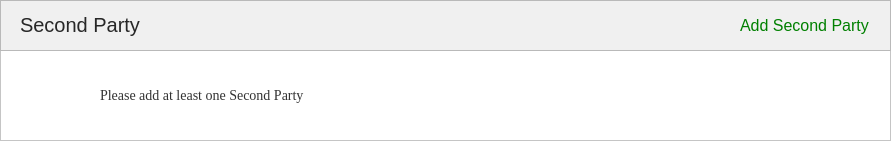
     <widget class="QFrame" name="frame_10">
      <property name="geometry">
       <rect>
        <x>200</x>
        <y>1340</y>
        <width>891</width>
        <height>141</height>
       </rect>
      </property>
      <property name="palette">
       <palette>
        <active>
         <colorrole role="WindowText">
          <brush brushstyle="SolidPattern">
           <color alpha="255">
            <red>0</red>
            <green>0</green>
            <blue>0</blue>
           </color>
          </brush>
         </colorrole>
         <colorrole role="Button">
          <brush brushstyle="SolidPattern">
           <color alpha="255">
            <red>255</red>
            <green>255</green>
            <blue>255</blue>
           </color>
          </brush>
         </colorrole>
         <colorrole role="Light">
          <brush brushstyle="SolidPattern">
           <color alpha="255">
            <red>255</red>
            <green>255</green>
            <blue>255</blue>
           </color>
          </brush>
         </colorrole>
         <colorrole role="Midlight">
          <brush brushstyle="SolidPattern">
           <color alpha="255">
            <red>255</red>
            <green>255</green>
            <blue>255</blue>
           </color>
          </brush>
         </colorrole>
         <colorrole role="Dark">
          <brush brushstyle="SolidPattern">
           <color alpha="255">
            <red>127</red>
            <green>127</green>
            <blue>127</blue>
           </color>
          </brush>
         </colorrole>
         <colorrole role="Mid">
          <brush brushstyle="SolidPattern">
           <color alpha="255">
            <red>170</red>
            <green>170</green>
            <blue>170</blue>
           </color>
          </brush>
         </colorrole>
         <colorrole role="Text">
          <brush brushstyle="SolidPattern">
           <color alpha="255">
            <red>0</red>
            <green>0</green>
            <blue>0</blue>
           </color>
          </brush>
         </colorrole>
         <colorrole role="BrightText">
          <brush brushstyle="SolidPattern">
           <color alpha="255">
            <red>255</red>
            <green>255</green>
            <blue>255</blue>
           </color>
          </brush>
         </colorrole>
         <colorrole role="ButtonText">
          <brush brushstyle="SolidPattern">
           <color alpha="255">
            <red>0</red>
            <green>0</green>
            <blue>0</blue>
           </color>
          </brush>
         </colorrole>
         <colorrole role="Base">
          <brush brushstyle="SolidPattern">
           <color alpha="255">
            <red>255</red>
            <green>255</green>
            <blue>255</blue>
           </color>
          </brush>
         </colorrole>
         <colorrole role="Window">
          <brush brushstyle="SolidPattern">
           <color alpha="255">
            <red>255</red>
            <green>255</green>
            <blue>255</blue>
           </color>
          </brush>
         </colorrole>
         <colorrole role="Shadow">
          <brush brushstyle="SolidPattern">
           <color alpha="255">
            <red>0</red>
            <green>0</green>
            <blue>0</blue>
           </color>
          </brush>
         </colorrole>
         <colorrole role="AlternateBase">
          <brush brushstyle="SolidPattern">
           <color alpha="255">
            <red>255</red>
            <green>255</green>
            <blue>255</blue>
           </color>
          </brush>
         </colorrole>
         <colorrole role="ToolTipBase">
          <brush brushstyle="SolidPattern">
           <color alpha="255">
            <red>255</red>
            <green>255</green>
            <blue>220</blue>
           </color>
          </brush>
         </colorrole>
         <colorrole role="ToolTipText">
          <brush brushstyle="SolidPattern">
           <color alpha="255">
            <red>0</red>
            <green>0</green>
            <blue>0</blue>
           </color>
          </brush>
         </colorrole>
         <colorrole role="PlaceholderText">
          <brush brushstyle="SolidPattern">
           <color alpha="128">
            <red>0</red>
            <green>0</green>
            <blue>0</blue>
           </color>
          </brush>
         </colorrole>
        </active>
        <inactive>
         <colorrole role="WindowText">
          <brush brushstyle="SolidPattern">
           <color alpha="255">
            <red>0</red>
            <green>0</green>
            <blue>0</blue>
           </color>
          </brush>
         </colorrole>
         <colorrole role="Button">
          <brush brushstyle="SolidPattern">
           <color alpha="255">
            <red>255</red>
            <green>255</green>
            <blue>255</blue>
           </color>
          </brush>
         </colorrole>
         <colorrole role="Light">
          <brush brushstyle="SolidPattern">
           <color alpha="255">
            <red>255</red>
            <green>255</green>
            <blue>255</blue>
           </color>
          </brush>
         </colorrole>
         <colorrole role="Midlight">
          <brush brushstyle="SolidPattern">
           <color alpha="255">
            <red>255</red>
            <green>255</green>
            <blue>255</blue>
           </color>
          </brush>
         </colorrole>
         <colorrole role="Dark">
          <brush brushstyle="SolidPattern">
           <color alpha="255">
            <red>127</red>
            <green>127</green>
            <blue>127</blue>
           </color>
          </brush>
         </colorrole>
         <colorrole role="Mid">
          <brush brushstyle="SolidPattern">
           <color alpha="255">
            <red>170</red>
            <green>170</green>
            <blue>170</blue>
           </color>
          </brush>
         </colorrole>
         <colorrole role="Text">
          <brush brushstyle="SolidPattern">
           <color alpha="255">
            <red>0</red>
            <green>0</green>
            <blue>0</blue>
           </color>
          </brush>
         </colorrole>
         <colorrole role="BrightText">
          <brush brushstyle="SolidPattern">
           <color alpha="255">
            <red>255</red>
            <green>255</green>
            <blue>255</blue>
           </color>
          </brush>
         </colorrole>
         <colorrole role="ButtonText">
          <brush brushstyle="SolidPattern">
           <color alpha="255">
            <red>0</red>
            <green>0</green>
            <blue>0</blue>
           </color>
          </brush>
         </colorrole>
         <colorrole role="Base">
          <brush brushstyle="SolidPattern">
           <color alpha="255">
            <red>255</red>
            <green>255</green>
            <blue>255</blue>
           </color>
          </brush>
         </colorrole>
         <colorrole role="Window">
          <brush brushstyle="SolidPattern">
           <color alpha="255">
            <red>255</red>
            <green>255</green>
            <blue>255</blue>
           </color>
          </brush>
         </colorrole>
         <colorrole role="Shadow">
          <brush brushstyle="SolidPattern">
           <color alpha="255">
            <red>0</red>
            <green>0</green>
            <blue>0</blue>
           </color>
          </brush>
         </colorrole>
         <colorrole role="AlternateBase">
          <brush brushstyle="SolidPattern">
           <color alpha="255">
            <red>255</red>
            <green>255</green>
            <blue>255</blue>
           </color>
          </brush>
         </colorrole>
         <colorrole role="ToolTipBase">
          <brush brushstyle="SolidPattern">
           <color alpha="255">
            <red>255</red>
            <green>255</green>
            <blue>220</blue>
           </color>
          </brush>
         </colorrole>
         <colorrole role="ToolTipText">
          <brush brushstyle="SolidPattern">
           <color alpha="255">
            <red>0</red>
            <green>0</green>
            <blue>0</blue>
           </color>
          </brush>
         </colorrole>
         <colorrole role="PlaceholderText">
          <brush brushstyle="SolidPattern">
           <color alpha="128">
            <red>0</red>
            <green>0</green>
            <blue>0</blue>
           </color>
          </brush>
         </colorrole>
        </inactive>
        <disabled>
         <colorrole role="WindowText">
          <brush brushstyle="SolidPattern">
           <color alpha="255">
            <red>127</red>
            <green>127</green>
            <blue>127</blue>
           </color>
          </brush>
         </colorrole>
         <colorrole role="Button">
          <brush brushstyle="SolidPattern">
           <color alpha="255">
            <red>255</red>
            <green>255</green>
            <blue>255</blue>
           </color>
          </brush>
         </colorrole>
         <colorrole role="Light">
          <brush brushstyle="SolidPattern">
           <color alpha="255">
            <red>255</red>
            <green>255</green>
            <blue>255</blue>
           </color>
          </brush>
         </colorrole>
         <colorrole role="Midlight">
          <brush brushstyle="SolidPattern">
           <color alpha="255">
            <red>255</red>
            <green>255</green>
            <blue>255</blue>
           </color>
          </brush>
         </colorrole>
         <colorrole role="Dark">
          <brush brushstyle="SolidPattern">
           <color alpha="255">
            <red>127</red>
            <green>127</green>
            <blue>127</blue>
           </color>
          </brush>
         </colorrole>
         <colorrole role="Mid">
          <brush brushstyle="SolidPattern">
           <color alpha="255">
            <red>170</red>
            <green>170</green>
            <blue>170</blue>
           </color>
          </brush>
         </colorrole>
         <colorrole role="Text">
          <brush brushstyle="SolidPattern">
           <color alpha="255">
            <red>127</red>
            <green>127</green>
            <blue>127</blue>
           </color>
          </brush>
         </colorrole>
         <colorrole role="BrightText">
          <brush brushstyle="SolidPattern">
           <color alpha="255">
            <red>255</red>
            <green>255</green>
            <blue>255</blue>
           </color>
          </brush>
         </colorrole>
         <colorrole role="ButtonText">
          <brush brushstyle="SolidPattern">
           <color alpha="255">
            <red>127</red>
            <green>127</green>
            <blue>127</blue>
           </color>
          </brush>
         </colorrole>
         <colorrole role="Base">
          <brush brushstyle="SolidPattern">
           <color alpha="255">
            <red>255</red>
            <green>255</green>
            <blue>255</blue>
           </color>
          </brush>
         </colorrole>
         <colorrole role="Window">
          <brush brushstyle="SolidPattern">
           <color alpha="255">
            <red>255</red>
            <green>255</green>
            <blue>255</blue>
           </color>
          </brush>
         </colorrole>
         <colorrole role="Shadow">
          <brush brushstyle="SolidPattern">
           <color alpha="255">
            <red>0</red>
            <green>0</green>
            <blue>0</blue>
           </color>
          </brush>
         </colorrole>
         <colorrole role="AlternateBase">
          <brush brushstyle="SolidPattern">
           <color alpha="255">
            <red>255</red>
            <green>255</green>
            <blue>255</blue>
           </color>
          </brush>
         </colorrole>
         <colorrole role="ToolTipBase">
          <brush brushstyle="SolidPattern">
           <color alpha="255">
            <red>255</red>
            <green>255</green>
            <blue>220</blue>
           </color>
          </brush>
         </colorrole>
         <colorrole role="ToolTipText">
          <brush brushstyle="SolidPattern">
           <color alpha="255">
            <red>0</red>
            <green>0</green>
            <blue>0</blue>
           </color>
          </brush>
         </colorrole>
         <colorrole role="PlaceholderText">
          <brush brushstyle="SolidPattern">
           <color alpha="128">
            <red>0</red>
            <green>0</green>
            <blue>0</blue>
           </color>
          </brush>
         </colorrole>
        </disabled>
       </palette>
      </property>
      <property name="autoFillBackground">
       <bool>true</bool>
      </property>
      <property name="frameShape">
       <enum>QFrame::StyledPanel</enum>
      </property>
      <property name="frameShadow">
       <enum>QFrame::Raised</enum>
      </property>
      <widget class="QFrame" name="frame_11">
       <property name="geometry">
        <rect>
         <x>0</x>
         <y>0</y>
         <width>891</width>
         <height>51</height>
        </rect>
       </property>
       <property name="palette">
        <palette>
         <active>
          <colorrole role="WindowText">
           <brush brushstyle="SolidPattern">
            <color alpha="255">
             <red>0</red>
             <green>0</green>
             <blue>0</blue>
            </color>
           </brush>
          </colorrole>
          <colorrole role="Button">
           <brush brushstyle="SolidPattern">
            <color alpha="255">
             <red>240</red>
             <green>240</green>
             <blue>240</blue>
            </color>
           </brush>
          </colorrole>
          <colorrole role="Light">
           <brush brushstyle="SolidPattern">
            <color alpha="255">
             <red>255</red>
             <green>255</green>
             <blue>255</blue>
            </color>
           </brush>
          </colorrole>
          <colorrole role="Midlight">
           <brush brushstyle="SolidPattern">
            <color alpha="255">
             <red>247</red>
             <green>247</green>
             <blue>247</blue>
            </color>
           </brush>
          </colorrole>
          <colorrole role="Dark">
           <brush brushstyle="SolidPattern">
            <color alpha="255">
             <red>120</red>
             <green>120</green>
             <blue>120</blue>
            </color>
           </brush>
          </colorrole>
          <colorrole role="Mid">
           <brush brushstyle="SolidPattern">
            <color alpha="255">
             <red>160</red>
             <green>160</green>
             <blue>160</blue>
            </color>
           </brush>
          </colorrole>
          <colorrole role="Text">
           <brush brushstyle="SolidPattern">
            <color alpha="255">
             <red>0</red>
             <green>0</green>
             <blue>0</blue>
            </color>
           </brush>
          </colorrole>
          <colorrole role="BrightText">
           <brush brushstyle="SolidPattern">
            <color alpha="255">
             <red>255</red>
             <green>255</green>
             <blue>255</blue>
            </color>
           </brush>
          </colorrole>
          <colorrole role="ButtonText">
           <brush brushstyle="SolidPattern">
            <color alpha="255">
             <red>0</red>
             <green>0</green>
             <blue>0</blue>
            </color>
           </brush>
          </colorrole>
          <colorrole role="Base">
           <brush brushstyle="SolidPattern">
            <color alpha="255">
             <red>255</red>
             <green>255</green>
             <blue>255</blue>
            </color>
           </brush>
          </colorrole>
          <colorrole role="Window">
           <brush brushstyle="SolidPattern">
            <color alpha="255">
             <red>240</red>
             <green>240</green>
             <blue>240</blue>
            </color>
           </brush>
          </colorrole>
          <colorrole role="Shadow">
           <brush brushstyle="SolidPattern">
            <color alpha="255">
             <red>0</red>
             <green>0</green>
             <blue>0</blue>
            </color>
           </brush>
          </colorrole>
          <colorrole role="AlternateBase">
           <brush brushstyle="SolidPattern">
            <color alpha="255">
             <red>247</red>
             <green>247</green>
             <blue>247</blue>
            </color>
           </brush>
          </colorrole>
          <colorrole role="ToolTipBase">
           <brush brushstyle="SolidPattern">
            <color alpha="255">
             <red>255</red>
             <green>255</green>
             <blue>220</blue>
            </color>
           </brush>
          </colorrole>
          <colorrole role="ToolTipText">
           <brush brushstyle="SolidPattern">
            <color alpha="255">
             <red>0</red>
             <green>0</green>
             <blue>0</blue>
            </color>
           </brush>
          </colorrole>
          <colorrole role="PlaceholderText">
           <brush brushstyle="SolidPattern">
            <color alpha="128">
             <red>0</red>
             <green>0</green>
             <blue>0</blue>
            </color>
           </brush>
          </colorrole>
         </active>
         <inactive>
          <colorrole role="WindowText">
           <brush brushstyle="SolidPattern">
            <color alpha="255">
             <red>0</red>
             <green>0</green>
             <blue>0</blue>
            </color>
           </brush>
          </colorrole>
          <colorrole role="Button">
           <brush brushstyle="SolidPattern">
            <color alpha="255">
             <red>240</red>
             <green>240</green>
             <blue>240</blue>
            </color>
           </brush>
          </colorrole>
          <colorrole role="Light">
           <brush brushstyle="SolidPattern">
            <color alpha="255">
             <red>255</red>
             <green>255</green>
             <blue>255</blue>
            </color>
           </brush>
          </colorrole>
          <colorrole role="Midlight">
           <brush brushstyle="SolidPattern">
            <color alpha="255">
             <red>247</red>
             <green>247</green>
             <blue>247</blue>
            </color>
           </brush>
          </colorrole>
          <colorrole role="Dark">
           <brush brushstyle="SolidPattern">
            <color alpha="255">
             <red>120</red>
             <green>120</green>
             <blue>120</blue>
            </color>
           </brush>
          </colorrole>
          <colorrole role="Mid">
           <brush brushstyle="SolidPattern">
            <color alpha="255">
             <red>160</red>
             <green>160</green>
             <blue>160</blue>
            </color>
           </brush>
          </colorrole>
          <colorrole role="Text">
           <brush brushstyle="SolidPattern">
            <color alpha="255">
             <red>0</red>
             <green>0</green>
             <blue>0</blue>
            </color>
           </brush>
          </colorrole>
          <colorrole role="BrightText">
           <brush brushstyle="SolidPattern">
            <color alpha="255">
             <red>255</red>
             <green>255</green>
             <blue>255</blue>
            </color>
           </brush>
          </colorrole>
          <colorrole role="ButtonText">
           <brush brushstyle="SolidPattern">
            <color alpha="255">
             <red>0</red>
             <green>0</green>
             <blue>0</blue>
            </color>
           </brush>
          </colorrole>
          <colorrole role="Base">
           <brush brushstyle="SolidPattern">
            <color alpha="255">
             <red>255</red>
             <green>255</green>
             <blue>255</blue>
            </color>
           </brush>
          </colorrole>
          <colorrole role="Window">
           <brush brushstyle="SolidPattern">
            <color alpha="255">
             <red>240</red>
             <green>240</green>
             <blue>240</blue>
            </color>
           </brush>
          </colorrole>
          <colorrole role="Shadow">
           <brush brushstyle="SolidPattern">
            <color alpha="255">
             <red>0</red>
             <green>0</green>
             <blue>0</blue>
            </color>
           </brush>
          </colorrole>
          <colorrole role="AlternateBase">
           <brush brushstyle="SolidPattern">
            <color alpha="255">
             <red>247</red>
             <green>247</green>
             <blue>247</blue>
            </color>
           </brush>
          </colorrole>
          <colorrole role="ToolTipBase">
           <brush brushstyle="SolidPattern">
            <color alpha="255">
             <red>255</red>
             <green>255</green>
             <blue>220</blue>
            </color>
           </brush>
          </colorrole>
          <colorrole role="ToolTipText">
           <brush brushstyle="SolidPattern">
            <color alpha="255">
             <red>0</red>
             <green>0</green>
             <blue>0</blue>
            </color>
           </brush>
          </colorrole>
          <colorrole role="PlaceholderText">
           <brush brushstyle="SolidPattern">
            <color alpha="128">
             <red>0</red>
             <green>0</green>
             <blue>0</blue>
            </color>
           </brush>
          </colorrole>
         </inactive>
         <disabled>
          <colorrole role="WindowText">
           <brush brushstyle="SolidPattern">
            <color alpha="255">
             <red>120</red>
             <green>120</green>
             <blue>120</blue>
            </color>
           </brush>
          </colorrole>
          <colorrole role="Button">
           <brush brushstyle="SolidPattern">
            <color alpha="255">
             <red>240</red>
             <green>240</green>
             <blue>240</blue>
            </color>
           </brush>
          </colorrole>
          <colorrole role="Light">
           <brush brushstyle="SolidPattern">
            <color alpha="255">
             <red>255</red>
             <green>255</green>
             <blue>255</blue>
            </color>
           </brush>
          </colorrole>
          <colorrole role="Midlight">
           <brush brushstyle="SolidPattern">
            <color alpha="255">
             <red>247</red>
             <green>247</green>
             <blue>247</blue>
            </color>
           </brush>
          </colorrole>
          <colorrole role="Dark">
           <brush brushstyle="SolidPattern">
            <color alpha="255">
             <red>120</red>
             <green>120</green>
             <blue>120</blue>
            </color>
           </brush>
          </colorrole>
          <colorrole role="Mid">
           <brush brushstyle="SolidPattern">
            <color alpha="255">
             <red>160</red>
             <green>160</green>
             <blue>160</blue>
            </color>
           </brush>
          </colorrole>
          <colorrole role="Text">
           <brush brushstyle="SolidPattern">
            <color alpha="255">
             <red>120</red>
             <green>120</green>
             <blue>120</blue>
            </color>
           </brush>
          </colorrole>
          <colorrole role="BrightText">
           <brush brushstyle="SolidPattern">
            <color alpha="255">
             <red>255</red>
             <green>255</green>
             <blue>255</blue>
            </color>
           </brush>
          </colorrole>
          <colorrole role="ButtonText">
           <brush brushstyle="SolidPattern">
            <color alpha="255">
             <red>120</red>
             <green>120</green>
             <blue>120</blue>
            </color>
           </brush>
          </colorrole>
          <colorrole role="Base">
           <brush brushstyle="SolidPattern">
            <color alpha="255">
             <red>240</red>
             <green>240</green>
             <blue>240</blue>
            </color>
           </brush>
          </colorrole>
          <colorrole role="Window">
           <brush brushstyle="SolidPattern">
            <color alpha="255">
             <red>240</red>
             <green>240</green>
             <blue>240</blue>
            </color>
           </brush>
          </colorrole>
          <colorrole role="Shadow">
           <brush brushstyle="SolidPattern">
            <color alpha="255">
             <red>0</red>
             <green>0</green>
             <blue>0</blue>
            </color>
           </brush>
          </colorrole>
          <colorrole role="AlternateBase">
           <brush brushstyle="SolidPattern">
            <color alpha="255">
             <red>240</red>
             <green>240</green>
             <blue>240</blue>
            </color>
           </brush>
          </colorrole>
          <colorrole role="ToolTipBase">
           <brush brushstyle="SolidPattern">
            <color alpha="255">
             <red>255</red>
             <green>255</green>
             <blue>220</blue>
            </color>
           </brush>
          </colorrole>
          <colorrole role="ToolTipText">
           <brush brushstyle="SolidPattern">
            <color alpha="255">
             <red>0</red>
             <green>0</green>
             <blue>0</blue>
            </color>
           </brush>
          </colorrole>
          <colorrole role="PlaceholderText">
           <brush brushstyle="SolidPattern">
            <color alpha="128">
             <red>0</red>
             <green>0</green>
             <blue>0</blue>
            </color>
           </brush>
          </colorrole>
         </disabled>
        </palette>
       </property>
       <property name="autoFillBackground">
        <bool>true</bool>
       </property>
       <property name="frameShape">
        <enum>QFrame::StyledPanel</enum>
       </property>
       <property name="frameShadow">
        <enum>QFrame::Raised</enum>
       </property>
       <widget class="QLabel" name="label_27">
        <property name="geometry">
         <rect>
          <x>20</x>
          <y>10</y>
          <width>131</width>
          <height>31</height>
         </rect>
        </property>
        <property name="text">
         <string>&lt;html&gt;&lt;head/&gt;&lt;body&gt;&lt;p&gt;&lt;a name=&quot;sellerLabel&quot;/&gt;&lt;span style=&quot; font-family:'Crete Round','serif'; font-size:20px; color:rgba(0,0,0,0.839216);&quot;&gt;S&lt;/span&gt;&lt;span style=&quot; font-family:'Crete Round','serif'; font-size:20px; color:rgba(0,0,0,0.839216);&quot;&gt;econd Party&lt;/span&gt;&lt;/p&gt;&lt;/body&gt;&lt;/html&gt;</string>
        </property>
       </widget>
       <widget class="QLabel" name="label_28">
        <property name="geometry">
         <rect>
          <x>740</x>
          <y>10</y>
          <width>131</width>
          <height>31</height>
         </rect>
        </property>
        <property name="text">
         <string>&lt;html&gt;&lt;head/&gt;&lt;body&gt;&lt;p&gt;&lt;a name=&quot;addPurchaserLabel&quot;/&gt;&lt;span style=&quot; font-family:'Crete Round','serif'; font-size:16px; color:#008000;&quot;&gt;A&lt;/span&gt;&lt;span style=&quot; font-family:'Crete Round','serif'; font-size:16px; color:#008000;&quot;&gt;dd Second Party&lt;/span&gt;&lt;/p&gt;&lt;/body&gt;&lt;/html&gt;</string>
        </property>
       </widget>
      </widget>
      <widget class="QLabel" name="label_29">
       <property name="geometry">
        <rect>
         <x>100</x>
         <y>80</y>
         <width>301</width>
         <height>31</height>
        </rect>
       </property>
       <property name="font">
        <font>
         <family>Times New Roman</family>
         <pointsize>10</pointsize>
        </font>
       </property>
       <property name="text">
        <string>&lt;html&gt;&lt;head/&gt;&lt;body&gt;&lt;p&gt;&lt;a name=&quot;purchasersection&quot;/&gt;&lt;span style=&quot; font-family:'RobotoDraft','Roboto','Helvetica Neue','Helvetica','Arial','sans-serif'; font-size:14px; font-weight:296; color:#333333;&quot;&gt;P&lt;/span&gt;&lt;span style=&quot; font-family:'RobotoDraft','Roboto','Helvetica Neue','Helvetica','Arial','sans-serif'; font-size:14px; font-weight:296; color:#333333;&quot;&gt;lease add at least one Second Party&lt;/span&gt;&lt;/p&gt;&lt;/body&gt;&lt;/html&gt;</string>
       </property>
      </widget>
     </widget>
